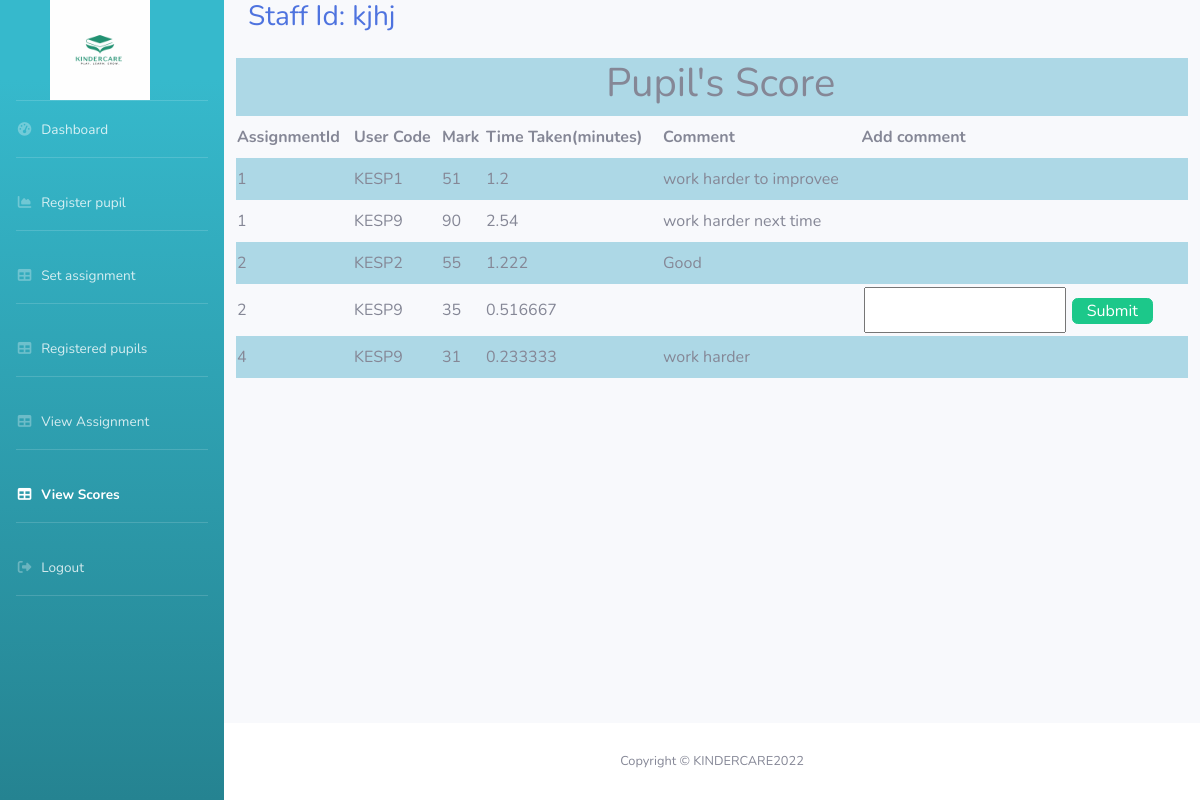
Page /viewScores.php (signed in) on the committed database.
### tables this page shows
CREATE TABLE `scores` (
  `assignmentId` int(6) NOT NULL,
  `userCode` varchar(15) NOT NULL,
  `marks` int(3) NOT NULL,
  `timeTaken` float NOT NULL,
  `comment` varchar(225) NOT NULL
);

### viewScores.php (the view, shortened to what this page needs)
<!DOCTYPE html>
<html lang="en">
<head>
    <link href="vendor/fontawesome-free/css/all.min.css" rel="stylesheet" type="text/css">
    <link href="css/sb-admin-2.css" rel="stylesheet">
    <link href="css/additional.css" rel="stylesheet">
</head>
<body id="page-top" class="bg-gradient-info">
    <div id="wrapper">
        <ul class="navbar-nav bg-gradient-info sidebar sidebar-dark accordion" id="accordionSidebar">
                <div>
                    <img id="dashimg" src="img/logo2.png" alt="">
                </div>
            <hr class="sidebar-divider my-0">
            <li class="nav-item">
                <a class="nav-link" href="dashboard.php">
                    <i class="fas fa-fw fa-tachometer-alt"></i>
                    <span>Dashboard</span></a>
            </li>
            <hr class="sidebar-divider">
            <li class="nav-item">
                <a class="nav-link" href="registerPupil.php">
                    <i class="fas fa-fw fa-chart-area"></i>
                    <span>Register pupil</span></a>
            </li>
            <hr class="sidebar-divider">
            <li class="nav-item">
                <a class="nav-link" href="assignment.php">
                    <i class="fas fa-fw fa-table"></i>
                    <span>Set assignment</span></a>
            </li>
            <hr class="sidebar-divider">
            <li class="nav-item">
                <a class="nav-link" href="registeredPupil.php">
                    <i class="fas fa-fw fa-table"></i>
                    <span>Registered pupils</span></a>
            </li>
            <hr class="sidebar-divider">
            <li class="nav-item">
                <a class="nav-link" href="viewAssignment.php">
                    <i class="fas fa-fw fa-table"></i>
                    <span>View Assignment</span></a>
            </li>
            <hr class="sidebar-divider">
            <li class="nav-item active">
                <a class="nav-link" href="viewScores.php" onclick = "return false";>
                    <i class="fas fa-fw fa-table"></i>
                    <span>View Scores</span></a>
            </li>
            <hr class="sidebar-divider">
            <li class="nav-item">
            <a class="nav-link" href="logout.php">
                    <i class="fas fa-fw fa-sign-out-alt"></i>
                    <span>Logout</span></a>
            </li>
            <hr class="sidebar-divider d-none d-md-block">
        </ul>
        <div id="content-wrapper" class="d-flex flex-column">
            <div id="content">
                <div class="container-fluid">
                    <div class="d-sm-flex align-items-center justify-content-between mb-4">
                    <h1 class="h3 mb-0 text-primary" ><?php echo "Staff Id: ".$_SESSION['staffId']; ?></h1>
                    </div>
                    <div class = "row">
                    <table  style="width: 1200px; line-height: 40px;">
        <tr>
            <th colspan="6" style="padding-left:370px"><h1>Pupil's Score</h1></th>
        </tr>
         <tr>
             <th>AssignmentId</th>
             <th>User Code</th>
             <th>Mark</th>
             <th>Time Taken(minutes)</th>
             <th>Comment</th>
             <th>Add comment</th>
         </tr>
         <?php
         include "config.php";
         $query = "SELECT * FROM scores";
         $result = mysqli_query($conn,$query);
         if (mysqli_num_rows($result)){
         while($rows = mysqli_fetch_assoc($result))
         {
         ?>
         <tr>
             <td><?php echo $rows['assignmentId']; ?></td>
             <td><?php echo $rows['userCode']; ?></td>
             <td><?php echo $rows['marks']; ?></td>
             <td><?php echo $rows['timeTaken']; ?></td>
             <td><?php echo $rows['comment']; ?></td>
             <td class='addComment'><?php
             if($rows['comment']==""){
                 echo"<form action = 'addComment.php' method='GET'>";
                 echo"<input type='text' name = 'comment' style = 'margin:2px';> ";
                 echo "<input type='submit' class='btn btn-success' style='padding:0px 14px;' name='add'>";
                 echo " </form>";
             }
             ?>
         </tr>
         <?php
        }
    }
        ?>
        </table>
                    </div>
                </div>
            </div>
            <footer class="sticky-footer bg-white">
                <div class="container my-auto">
                    <div class="copyright text-center my-auto">
                        <span>Copyright &copy; KINDERCARE2022</span>
                    </div>
                </div>
            </footer>
        </div>
    </div>
</body>
</html>

### css/additional.css (style rules this page uses)
#dashimg { width:150px; height:100px; padding-left: 50px; }

### viewScores.php (style rules this page uses)
tr:nth-child(odd) { background-color: Lightblue; }

### rows in the picture
scores: assignmentId "1", userCode "KESP1", marks "51", timeTaken "1.2", comment "work harder to improvee"
scores: assignmentId "1", userCode "KESP9", marks "90", timeTaken "2.54", comment "work harder next time"
scores: assignmentId "2", userCode "KESP2", marks "55", timeTaken "1.222", comment "Good"
scores: assignmentId "2", userCode "KESP9", marks "35", timeTaken "0.516667"
scores: assignmentId "4", userCode "KESP9", marks "31", timeTaken "0.233333", comment "work harder"
